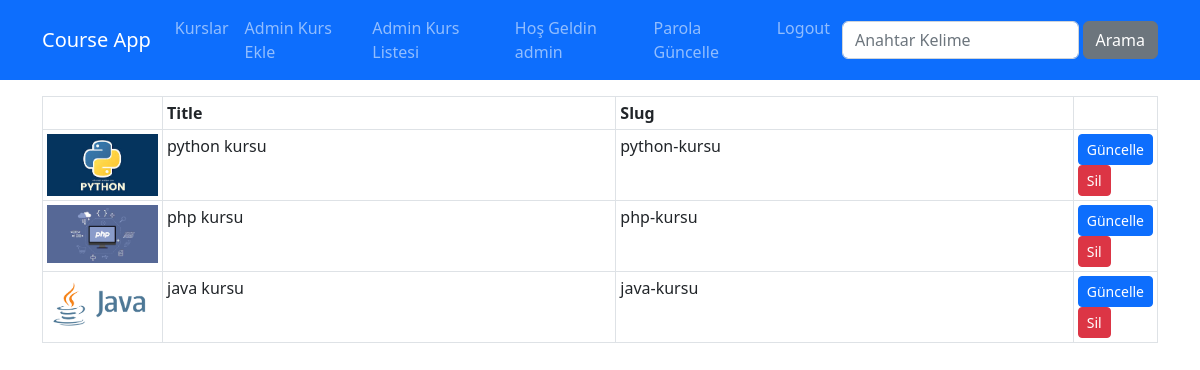
Before: /kurslar/course-list (signed in) with the older database file.
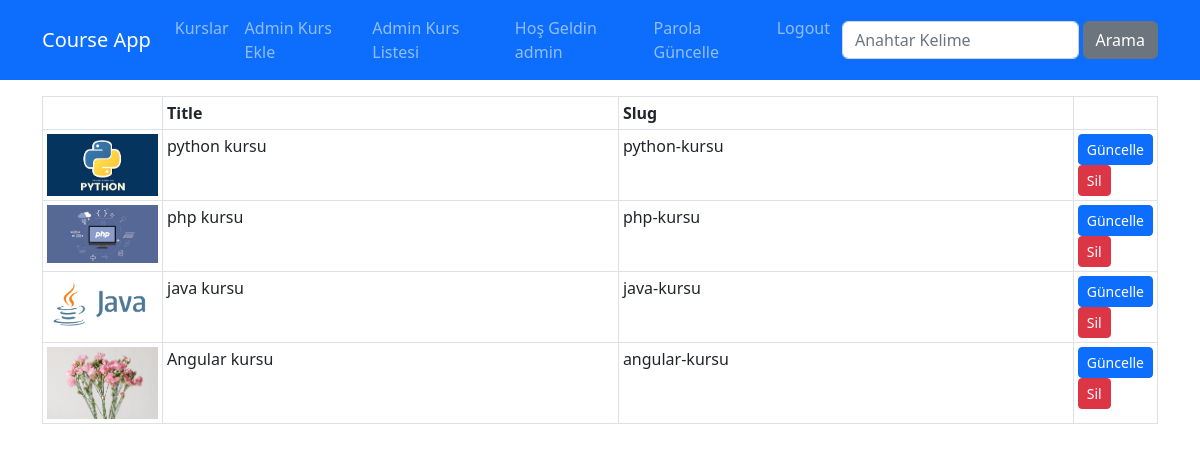
After: the same page with the newer database file.
### courses/models.py (models this page shows, shortened)
class Course(models.Model):
    title = models.CharField(max_length=100)
    subtitle = models.CharField(max_length=100,default ="")
    description = RichTextField()
    image =models.ImageField(upload_to="images",default="")
    date = models.DateField(auto_now_add=True)
    isActive = models.BooleanField(default=False)
    isHome = models.BooleanField(default=False)
    slug=models.SlugField(default="",blank=True,null=False,unique=True,db_index=True)
    categories=models.ManyToManyField(Category)

### courses/views.py (the view)
# urls.py: path("course-list", views.course_list, name="course_list"),
@login_required()
def course_list(request):
    kurslar=Course.objects.all()
    return render(request,'courses/course-list.html',{
        'courses':kurslar
    })

### courses/templates/courses/course-list.html (shortened to what this page needs)
{% extends "layout.html" %}
{% load static  %}
{% block css_files %} <link rel="stylesheet" href="{% static "courses/css/style.css" %}">{% endblock  %}
{% block content %}
<div class="container mt-3">
  <div class="row">
    <div class="col-12">
         <table class="table table-sm table-bordered">
               <thead>
                   <tr>
                    <th style="width:120px;"></th>
                    <th>Title</th>
                    <th>Slug</th>
                    <th style="width:70px;"></th>
                   </tr>
               </thead>
                  <tbody>
                      {% for course in courses  %}
                         <tr>
                          <td>
                            <img src="{{course.image.url}}"  class="img-fluid">
                          </td>
                          <td>
                            {{course.title}}
                          </td>
                          <td>{{course.slug}}</td>
                          <td>
                            <a href="{% url "course_edit"  course.id %}"  class="btn btn-primary btn-sm">Güncelle</a>
                            <a href="{% url "course_delete"  course.id %}"  class="btn btn-danger btn-sm">Sil</a>
                          </td>
                         </tr>
                      {% endfor %}
                  </tbody>
         </table>
    </div>
  </div>
</div>
{% endblock %}

### templates/layout.html (shortened to what this page needs)
{% load static %}
<!DOCTYPE html>
<html lang="en">
<head>
    <link rel="stylesheet" href="{% static "css/bootstrap.min.css" %}"  />
{% block css_files %}{% endblock  %}
</head>
<body>
  {% include "partials/_nav.html" %}
   {% block content %}{% endblock  %}
</body>
</html>

### templates/partials/_nav.html (shortened to what this page needs)
 <nav class="navbar navbar-expand-lg bg-primary navbar-dark">
     <div class="container">
     <a href="{% url "index" %}" class="navbar-brand">Course App</a>
    <div class="collapse navbar-collapse" id="navbar">
      <ul class="navbar-nav me-auto">
        <li class="nav-item">
            <a href="{% url "index" %}" class="nav-link">Kurslar</a>
        </li>
        {% if user.is_superuser %}
         <li class="nav-item">
            <a href="{% url "create_course" %}" class="nav-link">Admin Kurs Ekle</a>
        </li>
        <li class="nav-item">
            <a href="{% url "course_list" %}" class="nav-link"> Admin Kurs Listesi</a>
        </li>
        {% endif %}
      </ul>
          <ul class="navbar-nav me-1">
            {% if user.is_authenticated %}
              <li class="nav-item">
               <a href="#" class="nav-link">Hoş Geldin {{user.username}}</a>
              </li>
               <li class="nav-item">
               <a href="{% url "change_password" %}" class="nav-link">Parola Güncelle</a>
              </li>
              <li class="nav-item">
               <a href="{% url "user_logout" %}" class="nav-link">Logout</a>
              </li>
            {% endif %}
         </ul>
       <form class="d-flex" action="{% url "search" %}">
          <input class="form-control me-1" type="text" name="q" placeholder="Anahtar Kelime">
          <button type="submit" class="btn btn-secondary">Arama</button>
       </form>
      </div>
 </div>
 </nav>

Changed rows visible on the page:
added Course: image (picture), title "Angular kursu", slug "angular-kursu"
